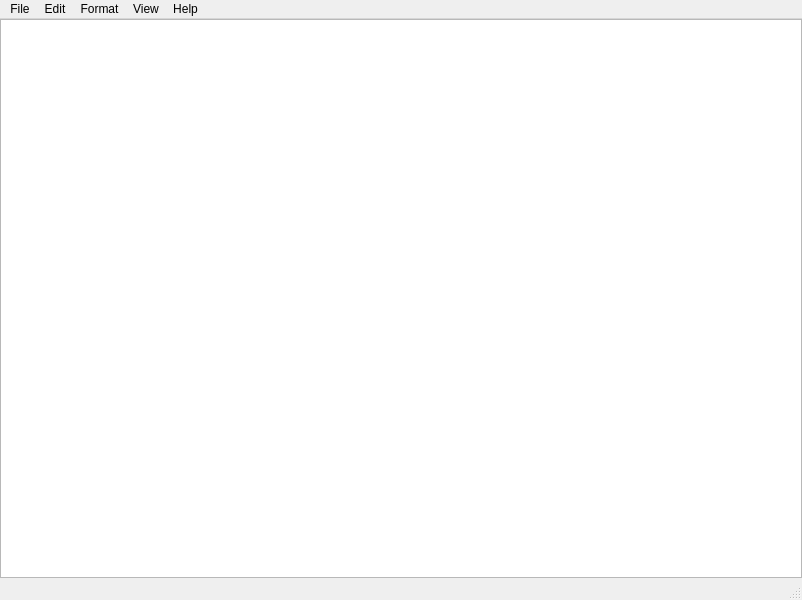
<?xml version="1.0" encoding="UTF-8"?>
<ui version="4.0">
 <class>MainWindow</class>
 <widget class="QMainWindow" name="MainWindow">
  <property name="geometry">
   <rect>
    <x>0</x>
    <y>0</y>
    <width>802</width>
    <height>600</height>
   </rect>
  </property>
  <property name="windowTitle">
   <string>MainWindow</string>
  </property>
  <widget class="QWidget" name="centralwidget">
   <property name="enabled">
    <bool>true</bool>
   </property>
   <property name="font">
    <font>
     <family>Consolas</family>
     <pointsize>11</pointsize>
    </font>
   </property>
   <layout class="QVBoxLayout" name="verticalLayout">
    <property name="leftMargin">
     <number>0</number>
    </property>
    <property name="topMargin">
     <number>0</number>
    </property>
    <property name="rightMargin">
     <number>0</number>
    </property>
    <property name="bottomMargin">
     <number>0</number>
    </property>
    <item>
     <widget class="QPlainTextEdit" name="textField">
      <property name="enabled">
       <bool>true</bool>
      </property>
     </widget>
    </item>
   </layout>
  </widget>
  <widget class="QMenuBar" name="menubar">
   <property name="geometry">
    <rect>
     <x>0</x>
     <y>0</y>
     <width>802</width>
     <height>21</height>
    </rect>
   </property>
   <widget class="QMenu" name="menuFile">
    <property name="title">
     <string>File</string>
    </property>
    <addaction name="actionNew"/>
    <addaction name="actionNew_window"/>
    <addaction name="actionSave"/>
    <addaction name="actionSave_as"/>
    <addaction name="separator"/>
    <addaction name="actionFinish"/>
   </widget>
   <widget class="QMenu" name="menuEdit">
    <property name="title">
     <string>Edit</string>
    </property>
    <addaction name="actionUndo"/>
    <addaction name="separator"/>
    <addaction name="actionCut"/>
    <addaction name="actionCopy"/>
    <addaction name="actionPaste"/>
    <addaction name="actionDelete"/>
    <addaction name="separator"/>
    <addaction name="actionSearch_in_Google"/>
    <addaction name="actionFind"/>
    <addaction name="actionFind_next"/>
    <addaction name="actionFind_previous"/>
    <addaction name="actionReplace"/>
    <addaction name="actionGo_to"/>
    <addaction name="separator"/>
    <addaction name="actionSelect_all"/>
    <addaction name="actionTime_date"/>
   </widget>
   <widget class="QMenu" name="menuFormat">
    <property name="title">
     <string>Format</string>
    </property>
    <addaction name="actionWord_wrap"/>
    <addaction name="actionFont"/>
   </widget>
   <widget class="QMenu" name="menuView">
    <property name="title">
     <string>View</string>
    </property>
    <widget class="QMenu" name="menuZoom">
     <property name="title">
      <string>Zoom</string>
     </property>
     <addaction name="actionZoom_in"/>
     <addaction name="actionZoom_out"/>
     <addaction name="actionRestore_default_zoom"/>
    </widget>
    <addaction name="menuZoom"/>
    <addaction name="actionStatus_bar"/>
   </widget>
   <widget class="QMenu" name="menuHelp">
    <property name="title">
     <string>Help</string>
    </property>
    <addaction name="actionShow_help"/>
    <addaction name="actionSend_feedback"/>
    <addaction name="separator"/>
    <addaction name="actionNotepad_info"/>
   </widget>
   <addaction name="menuFile"/>
   <addaction name="menuEdit"/>
   <addaction name="menuFormat"/>
   <addaction name="menuView"/>
   <addaction name="menuHelp"/>
  </widget>
  <widget class="QStatusBar" name="statusbar"/>
  <action name="actionNew">
   <property name="text">
    <string>New</string>
   </property>
  </action>
  <action name="actionNew_window">
   <property name="text">
    <string>Open…</string>
   </property>
  </action>
  <action name="actionSave">
   <property name="text">
    <string>Save</string>
   </property>
  </action>
  <action name="actionSave_as">
   <property name="text">
    <string>Save as…</string>
   </property>
  </action>
  <action name="actionFinish">
   <property name="text">
    <string>Finish</string>
   </property>
  </action>
  <action name="actionUndo">
   <property name="text">
    <string>Undo</string>
   </property>
  </action>
  <action name="actionCut">
   <property name="text">
    <string>Cut</string>
   </property>
  </action>
  <action name="actionCopy">
   <property name="text">
    <string>Copy</string>
   </property>
  </action>
  <action name="actionPaste">
   <property name="text">
    <string>Paste</string>
   </property>
  </action>
  <action name="actionDelete">
   <property name="text">
    <string>Delete</string>
   </property>
  </action>
  <action name="actionSearch_in_Google">
   <property name="text">
    <string>Search with Google</string>
   </property>
  </action>
  <action name="actionFind">
   <property name="text">
    <string>Find…</string>
   </property>
  </action>
  <action name="actionFind_next">
   <property name="text">
    <string>Find next</string>
   </property>
  </action>
  <action name="actionFind_previous">
   <property name="text">
    <string>Find previous</string>
   </property>
  </action>
  <action name="actionReplace">
   <property name="text">
    <string>Replace…</string>
   </property>
  </action>
  <action name="actionGo_to">
   <property name="text">
    <string>Go to…</string>
   </property>
  </action>
  <action name="actionSelect_all">
   <property name="text">
    <string>Select all</string>
   </property>
  </action>
  <action name="actionTime_date">
   <property name="text">
    <string>Time/date</string>
   </property>
  </action>
  <action name="actionWord_wrap">
   <property name="text">
    <string>Word wrap</string>
   </property>
  </action>
  <action name="actionFont">
   <property name="text">
    <string>Font…</string>
   </property>
  </action>
  <action name="actionZoom_in">
   <property name="text">
    <string>Zoom in</string>
   </property>
  </action>
  <action name="actionZoom_out">
   <property name="text">
    <string>Zoom out</string>
   </property>
  </action>
  <action name="actionRestore_default_zoom">
   <property name="text">
    <string>Restore default zoom</string>
   </property>
  </action>
  <action name="actionStatus_bar">
   <property name="text">
    <string>Status bar</string>
   </property>
  </action>
  <action name="actionShow_help">
   <property name="text">
    <string>Show Help</string>
   </property>
  </action>
  <action name="actionSend_feedback">
   <property name="text">
    <string>Send feedback</string>
   </property>
  </action>
  <action name="actionNotepad_info">
   <property name="text">
    <string>Notepad – info</string>
   </property>
  </action>
 </widget>
 <resources/>
 <connections/>
</ui>
